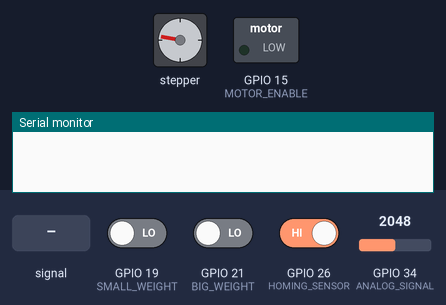
Bench run of a sketch on a simulated ESP32. Shown: stepper motor, switched loads named in the sketch (green lamp = pin HIGH), the last lines printed to the serial monitor. The inputs (shaded band) are chosen by the test bench; at power-on: GPIO 26 (HOMING_SENSOR) HIGH, GPIO 34 (ANALOG_SIGNAL) = 2048, GPIO 21 (BIG_WEIGHT) LOW, GPIO 19 (SMALL_WEIGHT) LOW. Stepper angles assume 200 steps per turn.

Above: at 0.8 s.
0.9 s: GPIO 26 (HOMING_SENSOR) driven LOW
At 1.35 s:
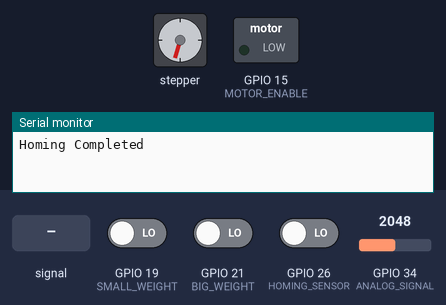
3.9 s: GPIO 34 (ANALOG_SIGNAL) set to 1228
At 4.35 s:
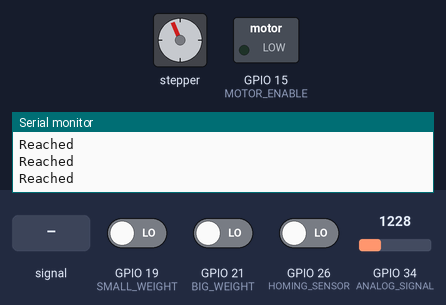
At 5.3 s:
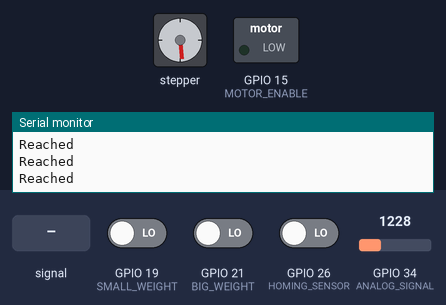
6.2 s: GPIO 34 (ANALOG_SIGNAL) set to 2047
At 6.65 s:
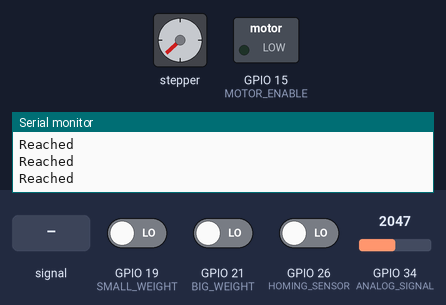
8.3 s: GPIO 34 (ANALOG_SIGNAL) fed a 200 Hz sine of ±327 counts around its level
11.3 s: GPIO 34 (ANALOG_SIGNAL) fed a 2 Hz sine of ±1228 counts around its level
14.3 s: GPIO 21 (BIG_WEIGHT) driven HIGH
Timing chart, 0 to 18.3 s (numbered marks = the images above; inputs shaded):
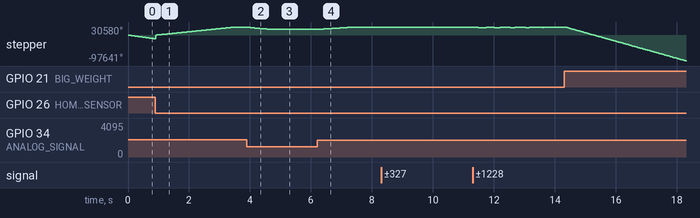

The sketch:

motor_controller_esp32.ino
```cpp
#include <AccelStepper.h>
#include "definitions_esp32.h"

AccelStepper stepper(motorInterfaceType, MOTOR_STEP, MOTOR_DIR);   // 1 = Easy Driver interface
int setPosition = 28000;
int analogSignal = 0;

void setup()
{
  Serial.begin(57600);

  pinMode(HOMING_SENSOR, INPUT_PULLUP);
  pinMode(MOTOR_ENABLE, OUTPUT);
  pinMode(MOTOR_DIR, OUTPUT);
  pinMode(MOTOR_STEP, OUTPUT);

  pinMode(BIG_WEIGHT, INPUT);
  pinMode(SMALL_WEIGHT, INPUT);

  digitalWrite(MOTOR_ENABLE, LOW);
  stepper.setMaxSpeed(25000); //100000
  stepper.setAcceleration(750000); //75000
  home();
}

void home() {
  long initial_homing = -1; // Used to Home Stepper at startup

  stepper.setCurrentPosition(0);  // Set the current position as zero for now
  while (digitalRead(HOMING_SENSOR) != LOW) {  // Make the Stepper move CCW until the switch is activated
    stepper.moveTo(initial_homing);  // Set the position to move to
    initial_homing--;  // Decrease by 1 for next move if needed
    stepper.run();  // Start moving the stepper
    delayMicroseconds(100); // 0.1
  }
  Serial.println("Homing Completed");
  Serial.println("");
  stepper.setCurrentPosition(0);  // Set the current position as zero for now
  initial_homing = 1;
}

void loop()
{
  int newAnalogSignal = analogRead(ANALOG_SIGNAL);
  if(abs(newAnalogSignal - analogSignal) > 200) {
    analogSignal = newAnalogSignal;
  }
  //Serial.println("analogSignal=" + String(analogSignal));
  setPosition = map(analogSignal, 0, 4095, 5000, 28000);
  if(digitalRead(BIG_WEIGHT) == HIGH) {
    stepper.runToNewPosition(stepper.currentPosition()-4000); //30000
  } else if (digitalRead(SMALL_WEIGHT) == HIGH) {
    //Serial.println("chill");
  } else {
    stepper.moveTo(setPosition);
    if(stepper.distanceToGo() != 0) {
      stepper.run();
      //Serial.println("Run");;
    } else {
      Serial.println("Reached");;
    }
  }
}
```

definitions_esp32.h
```cpp
#define motorInterfaceType 1
#define MOTOR_STEP 4
#define MOTOR_DIR 2
#define MOTOR_ENABLE 15
#define HOMING_SENSOR 26

#define BIG_WEIGHT 21
#define SMALL_WEIGHT 19

#define ANALOG_SIGNAL 34

#define STEPPER_MIN_VALUE 50
#define STEPPER_MAX_VALUE 28000
```

Measured:
- after the input at 3.9 s, stepper: turns 8289° counter-clockwise in 0.85 s, starting at once
- after the input at 6.2 s, stepper: turns 8280° clockwise in 1.1 s, starting at once
